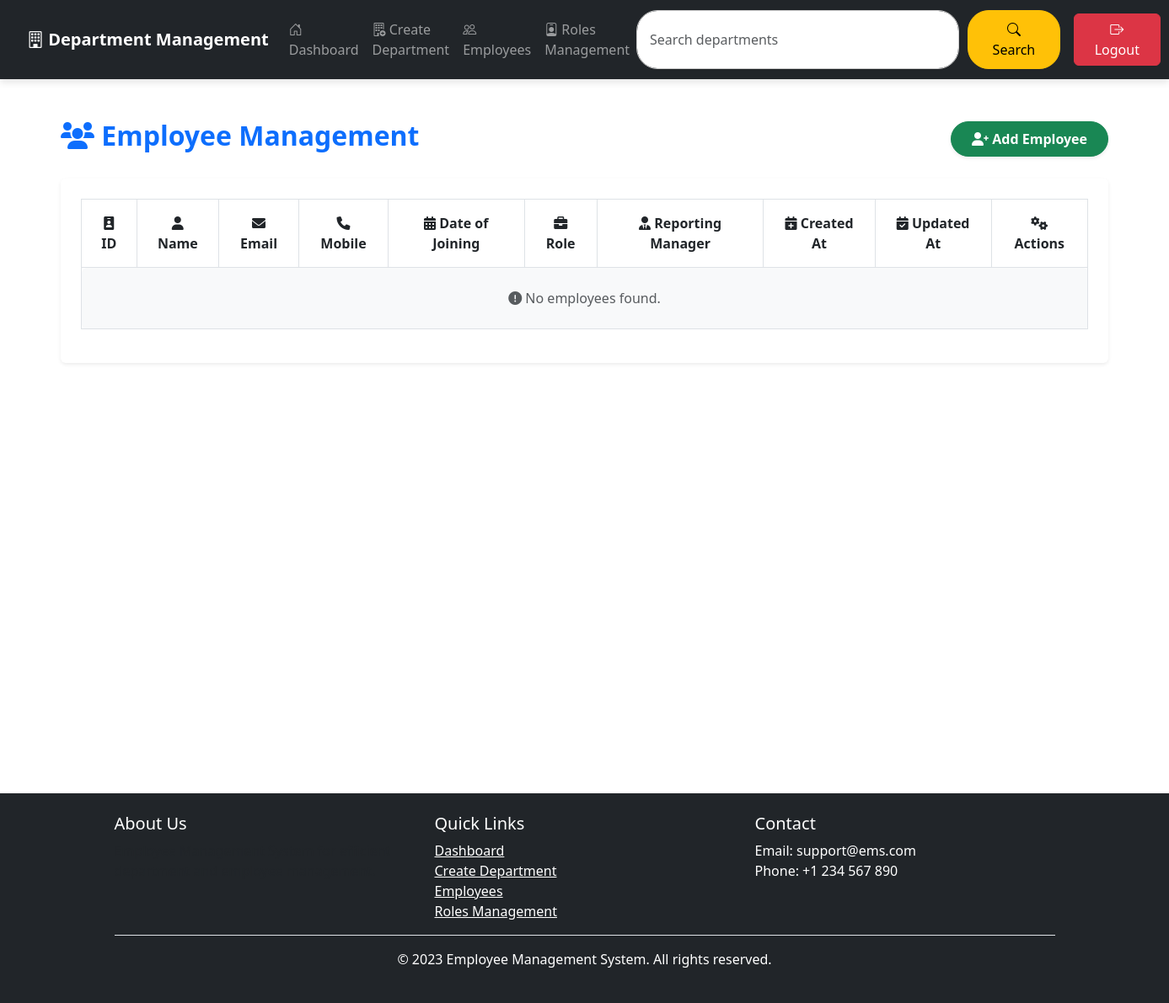
/employees/ (signed in), run on an earlier commit of the app's database.
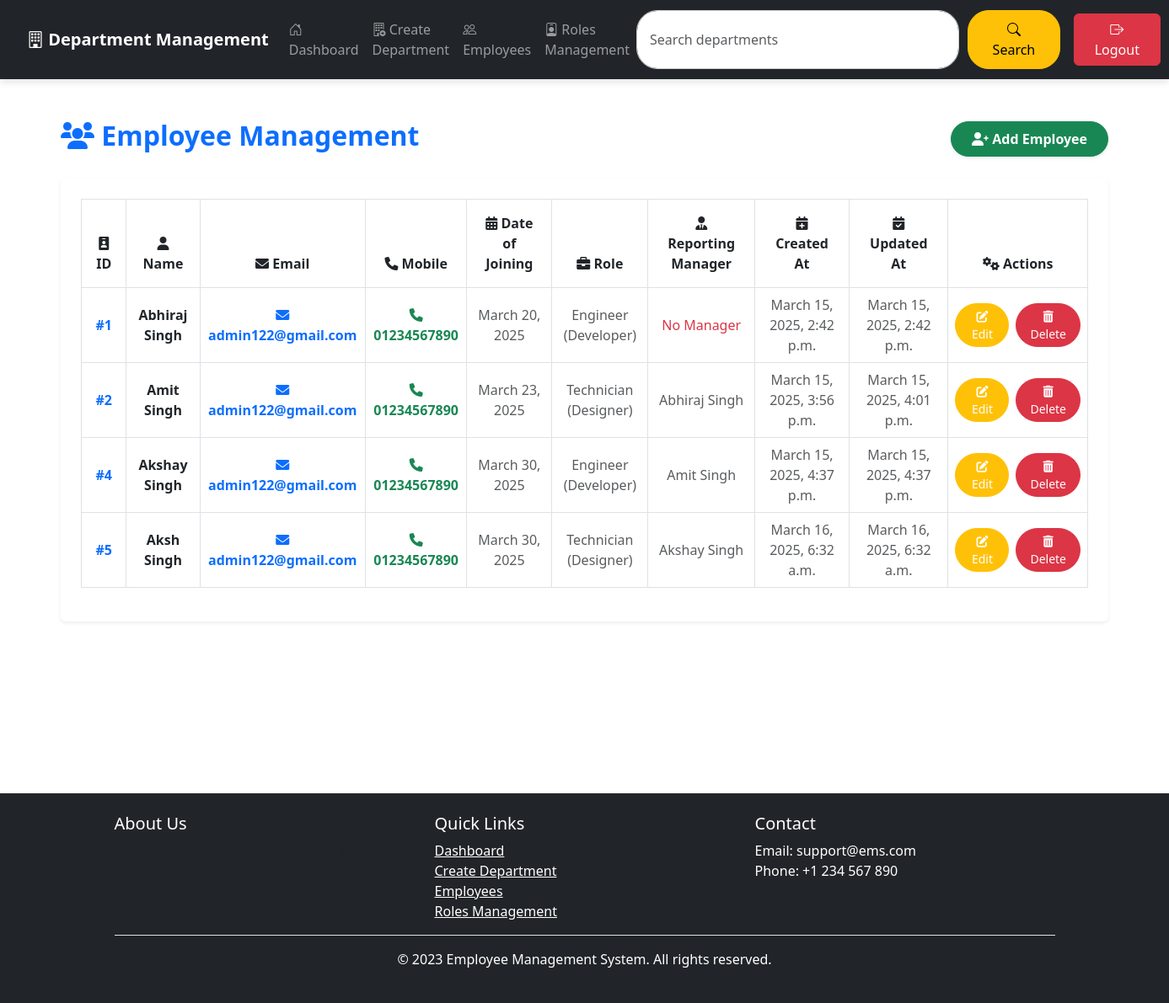
And on a later commit of the database.
### app/models.py (models this page shows, shortened)
class Employee(models.Model):
    employee_id = models.AutoField(primary_key=True)
    status = models.BooleanField(default=True)  # Indicates if the employee is active
    first_name = models.CharField(max_length=100)
    username = models.CharField(max_length=100, null=True)
    password = models.CharField(max_length=100, null=True)
    last_name = models.CharField(max_length=100)
    email = models.CharField(max_length=100, null=True)
    mobile = models.CharField(max_length=100)
    department = models.ForeignKey(Department, on_delete=models.SET_NULL, null=True)
    role_id = models.ForeignKey(Role, on_delete=models.SET_NULL, null=True, related_name='role_employees')
    reporting_manager_id = models.ForeignKey('self', on_delete=models.SET_NULL, null=True, blank=True, related_name='reporting_employees')
    position = models.ForeignKey(Role, on_delete=models.SET_NULL, null=True, blank=True)
    date_of_joining = models.DateField(null=True, blank=True)
    created_at = models.DateTimeField(auto_now_add=True)
    updated_at = models.DateTimeField(auto_now=True)
    @property
    def full_name(self):
        return f"{self.first_name} {self.last_name}"
    class Meta:
        db_table = 'employee'
        verbose_name = 'Employee'
        verbose_name_plural = 'Employees'

class Role(models.Model):
    role_id = models.AutoField(primary_key=True)
    role_name = models.CharField(max_length=100)
    description = models.CharField(max_length=200)
    created_at = models.DateTimeField(auto_now_add=True)
    updated_at = models.DateTimeField(auto_now=True)
    status = models.BooleanField(default=True)
    class Meta:
        db_table = 'roles'
        verbose_name = 'Role'
        verbose_name_plural = 'Roles'

### app/views.py (the view)
# urls.py: path('employees/', views.employee_dashboard, name='employee_dashboard'),
@login_required
@user_passes_test(is_admin)
def employee_dashboard(request):
    employees = Employee.objects.all()
    return render(request, 'employees/dashboard.html', {'employees': employees})

### app/views.py (called while the page is built)
def is_admin(user):
    return user.is_superuser

### app/templates/employees/dashboard.html
{% extends 'base.html' %}
{% block content %}
<div class="container-fluid mt-4 px-5">
    <link rel="stylesheet" href="https://cdnjs.cloudflare.com/ajax/libs/font-awesome/6.0.0/css/all.min.css">
    <div class="d-flex justify-content-between align-items-center mb-4">
        <h2 class="text-primary fw-bold">
            <i class="fas fa-users"></i> Employee Management
        </h2>
        <a href="{% url 'create_employee' %}" class="btn btn-success fw-semibold shadow-sm px-4 py-2 rounded-pill">
            <i class="fas fa-user-plus"></i> Add Employee
        </a>
    </div>
    <div class="table-responsive rounded shadow-sm bg-white p-4 w-100">
        <table class="table table-hover align-middle text-center table-bordered">
            <thead class="bg-primary text-white">
                <tr>
                    <th class="p-3"><i class="fas fa-id-badge"></i> ID</th>
                    <th class="p-3"><i class="fas fa-user"></i> Name</th>
                    <th class="p-3"><i class="fas fa-envelope"></i> Email</th>
                    <th class="p-3"><i class="fas fa-phone"></i> Mobile</th>
                    <th class="p-3"><i class="fas fa-calendar-alt"></i> Date of Joining</th>
                    <th class="p-3"><i class="fas fa-briefcase"></i> Role</th>
                    <th class="p-3"><i class="fas fa-user-tie"></i> Reporting Manager</th>
                    <th class="p-3"><i class="fas fa-calendar-plus"></i> Created At</th>
                    <th class="p-3"><i class="fas fa-calendar-check"></i> Updated At</th>
                    <th class="p-3"><i class="fas fa-cogs"></i> Actions</th>
                </tr>
            </thead>
            <tbody>
                {% for employee in employees %}
                <tr class="bg-light">
                    <td class="fw-bold text-primary">#{{ employee.employee_id }}</td>
                    <td class="fw-semibold text-dark">{{ employee.first_name }} {{ employee.last_name }}</td>
                    <td>
                        <a href="mailto:{{ employee.email }}" class="text-decoration-none text-primary fw-bold">
                            <i class="fas fa-envelope text-primary"></i> {{ employee.email }}
                        </a>
                    </td>
                    <td>
                        <a href="tel:{{ employee.mobile }}" class="text-decoration-none text-success fw-bold">
                            <i class="fas fa-phone text-success"></i> {{ employee.mobile }}
                        </a>
                    </td>
                    <td class="text-muted">{{ employee.date_of_joining }}</td>
                    <td class="text-muted">
                        {% if employee.role_id %}
                            {{ employee.role_id.role_name }}
                        {% else %}
                            <span class="text-danger">No Role</span>
                        {% endif %}
                    </td>
                    <td class="text-muted">
                        {% if employee.reporting_manager_id %}
                            {{ employee.reporting_manager_id.full_name }}
                        {% else %}
                            <span class="text-danger">No Manager</span>
                        {% endif %}
                    </td>
                    <td class="text-muted">{{ employee.created_at }}</td>
                    <td class="text-muted">{{ employee.updated_at }}</td>
                    <td>
                        <div class="d-flex justify-content-center gap-2">
                            <a href="{% url 'update_employee' employee.employee_id %}" class="btn btn-warning text-white btn-sm rounded-pill px-3">
                                <i class="fas fa-edit"></i> Edit
                            </a>
                            <a href="{% url 'delete_employee' employee.employee_id %}" class="btn btn-danger text-white btn-sm rounded-pill px-3">
                                <i class="fas fa-trash-alt"></i> Delete
                            </a>
                        </div>
                    </td>
                </tr>
                {% empty %}
                <tr>
                    <td colspan="10" class="text-center text-muted p-4 bg-light rounded">
                        <i class="fas fa-exclamation-circle"></i> No employees found.
                    </td>
                </tr>
                {% endfor %}
            </tbody>
        </table>
    </div>
</div>
{% endblock %}

### app/templates/base.html (shortened to what this page needs)
{% load static %}
<!DOCTYPE html>
<html lang="en">
<head>
    <link href="https://cdn.jsdelivr.net/npm/bootstrap@5.3.0/dist/css/bootstrap.min.css" rel="stylesheet">
    <link rel="stylesheet" href="https://cdn.jsdelivr.net/npm/bootstrap-icons/font/bootstrap-icons.css">
    <link rel="stylesheet" href="https://cdn.jsdelivr.net/npm/bootstrap@5.3.0/dist/css/bootstrap.min.css">
    <link rel="stylesheet" href="https://cdn.jsdelivr.net/npm/bootstrap-icons/font/bootstrap-icons.css">
</head>
<body>
    <nav class="navbar navbar-expand-lg navbar-dark bg-dark">
        <div class="container-fluid">
            <a class="navbar-brand fw-bold" href="{% url 'departments:dashboard' %}">
                <i class="bi bi-building"></i> Department Management
            </a>
            <div class="collapse navbar-collapse" id="navbarNav">
                <ul class="navbar-nav me-auto">
                    {% if user.is_authenticated %}
                    <li class="nav-item">
                        <a class="nav-link" href="{% url 'departments:dashboard' %}">
                            <i class="bi bi-house-door"></i> Dashboard
                        </a>
                    </li>
                    <li class="nav-item">
                        <a class="nav-link" href="{% url 'departments:create' %}">
                            <i class="bi bi-building-add"></i> Create Department
                        </a>
                    </li>
                    <li class="nav-item">
                        <a class="nav-link" href="{% url 'employee_dashboard' %}">
                            <i class="bi bi-people"></i> Employees
                        </a>
                    </li>
                    <li class="nav-item">
                        <a class="nav-link" href="{% url 'role_dashboard' %}">
                            <i class="bi bi-person-badge"></i> Roles Management
                        </a>
                    </li>
                    {% endif %}
                </ul>
                <div class="search-box">
                    <form class="d-flex" action="{% url 'departments:search' %}" method="GET">
                        <input class="form-control search-input" type="search" name="q" placeholder="Search departments">
                        <button class="btn btn-warning search-btn" type="submit">
                            <i class="bi bi-search"></i> Search
                        </button>
                    </form>
                </div>
                <div class="ms-3">
                    {% if user.is_authenticated %}
                    <form action="{% url 'logout' %}" method="POST">
                        <button type="submit" class="btn btn-danger px-4">
                            <i class="bi bi-box-arrow-right"></i> Logout
                        </button>
                    </form>
                    {% else %}
                    <a href="{% url 'login' %}" class="btn btn-outline-light px-4">
                        <i class="bi bi-box-arrow-in-right"></i> Login
                    </a>
                    {% endif %}
                </div>
            </div>
        </div>
    </nav>
    <div class="container-fluid p-4 min-vh-100 d-flex flex-column" style="padding-bottom: 100px;">
        <div class="flex-grow-1 overflow-auto">
            {% block content %}
            {% endblock %}
        </div>
    </div>
    <link rel="stylesheet" href="https://cdnjs.cloudflare.com/ajax/libs/bootstrap-datepicker/1.9.0/css/bootstrap-datepicker.min.css">
    <footer class="bg-dark text-white mt-5">
        <div class="container py-4">
            <div class="row">
                <div class="col-md-4">
                    <h5>About Us</h5>
                    <p class="text-muted">Employee Management System for efficient department and employee management.</p>
                </div>
                <div class="col-md-4">
                    <h5>Quick Links</h5>
                    <ul class="list-unstyled">
                        <li><a href="{% url 'departments:dashboard' %}" class="text-white">Dashboard</a></li>
                        <li><a href="{% url 'departments:create' %}" class="text-white">Create Department</a></li>
                        <li><a href="{% url 'employee_dashboard' %}" class="text-white">Employees</a></li>
                        <li><a href="{% url 'role_dashboard' %}" class="text-white">Roles Management</a></li>
                    </ul>
                </div>
                <div class="col-md-4">
                    <h5>Contact</h5>
                    <ul class="list-unstyled">
                        <li>Email: support@ems.com</li>
                        <li>Phone: +1 234 567 890</li>
                    </ul>
                </div>
            </div>
            <div class="text-center py-3 border-top">
                <p class="mb-0">&copy; 2023 Employee Management System. All rights reserved.</p>
            </div>
        </div>
    </footer>
</body>
</html>

### app/templates/base.html (style rules this page uses)
.navbar { padding: 12px 20px; box-shadow: 0px 4px 8px rgba(0, 0, 0, 0.1); }
.navbar-nav .nav-link { font-weight: 500; transition: color 0.3s ease-in-out; }
.search-box { display: flex; align-items: center; justify-content: center; flex-grow: 1; }
.search-input { width: 400px; max-width: 100%; border-radius: 25px; padding: 10px 15px; border: 1px solid #ccc; }
.search-btn { border-radius: 25px; padding: 10px 20px; margin-left: 10px; }

What changed in the data, as far as the page shows it:
added Employee: employee_id "1", first_name "Abhiraj", last_name "Singh", email "admin122@gmail.com", mobile "01234567890", date_of_joining "March 20, 2025", role_id.role_name "Engineer (Developer)", shows "No Manager", created_at "March 15, 2025, 2:42 p.m.", updated_at "March 15, 2025, 2:42 p.m."
added Employee: employee_id "2", first_name "Amit", last_name "Singh", email "admin122@gmail.com", mobile "01234567890", date_of_joining "March 23, 2025", role_id.role_name "Technician (Designer)", reporting_manager_id.full_name "Abhiraj Singh", created_at "March 15, 2025, 3:56 p.m.", updated_at "March 15, 2025, 4:01 p.m."
added Employee: employee_id "4", first_name "Akshay", last_name "Singh", email "admin122@gmail.com", mobile "01234567890", date_of_joining "March 30, 2025", role_id.role_name "Engineer (Developer)", reporting_manager_id.full_name "Amit Singh", created_at "March 15, 2025, 4:37 p.m.", updated_at "March 15, 2025, 4:37 p.m."
added Employee: employee_id "5", first_name "Aksh", last_name "Singh", email "admin122@gmail.com", mobile "01234567890", date_of_joining "March 30, 2025", role_id.role_name "Technician (Designer)", reporting_manager_id.full_name "Akshay Singh", created_at "March 16, 2025, 6:32 a.m.", updated_at "March 16, 2025, 6:32 a.m."
Also different on the page:
text no longer shown: "No employees found."
